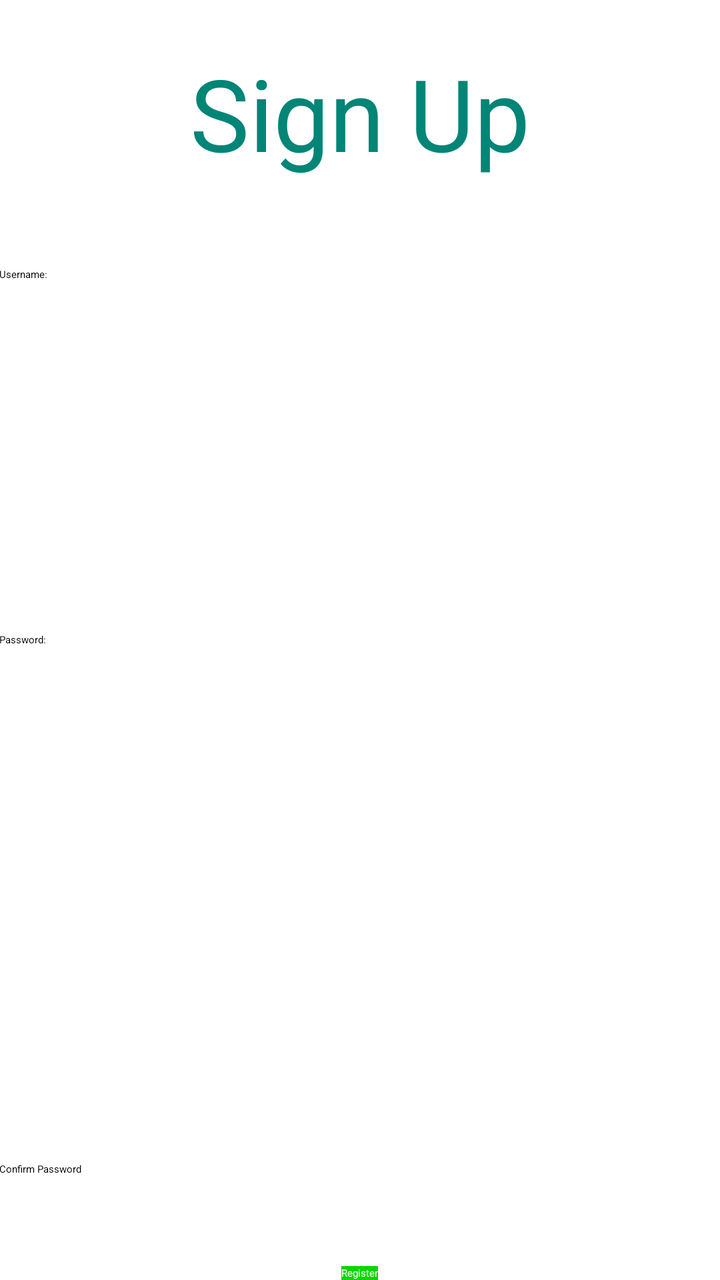
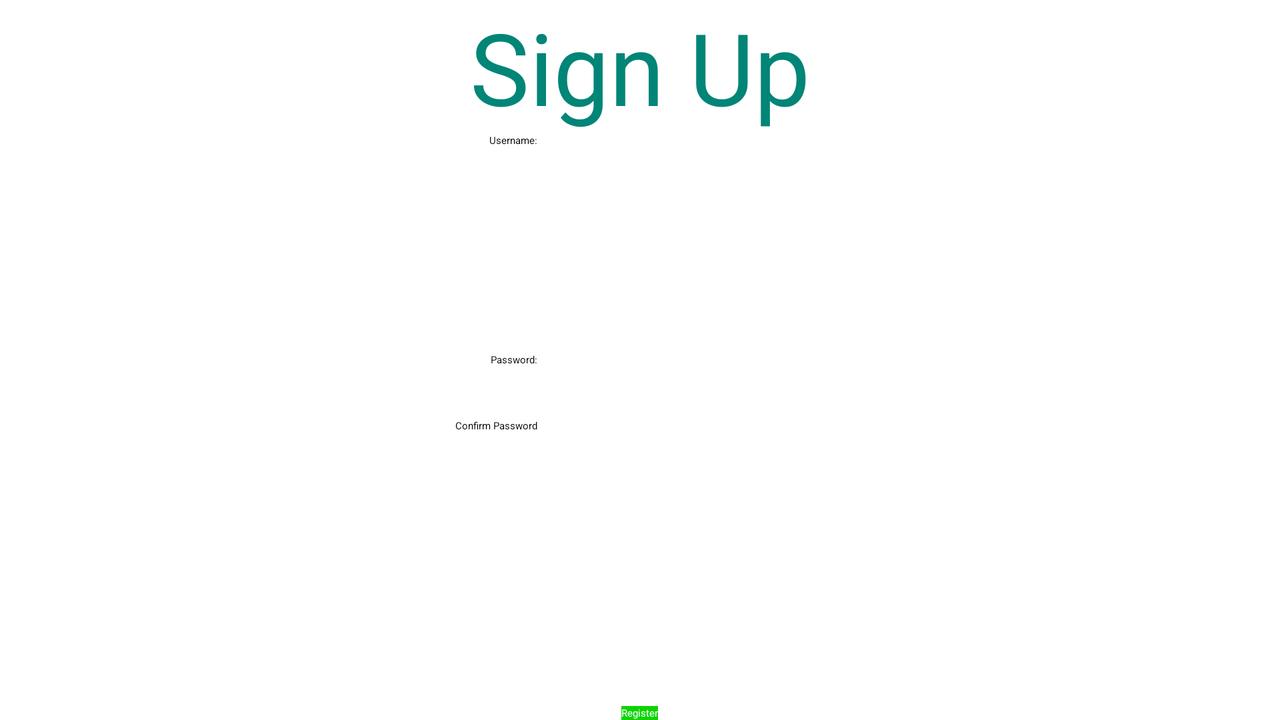

An Android layout and its configuration variant, each rendered on a device that would load it. The default file and the variant file are quoted in full after the pictures.
<!-- AndroidManifest.xml: application theme CustomActionBarTheme -->
<!-- res/layout/fragment_sign_up.xml -->
<RelativeLayout xmlns:android="http://schemas.android.com/apk/res/android"
    xmlns:tools="http://schemas.android.com/tools" android:layout_width="match_parent"
    android:layout_height="match_parent" android:paddingLeft="@dimen/activity_horizontal_margin"
    android:paddingRight="@dimen/activity_horizontal_margin"
    android:paddingTop="@dimen/activity_vertical_margin"
    android:paddingBottom="@dimen/activity_vertical_margin"
    tools:context="com.codeu.app.conscribo.SignUpActivityFragment">

    <EditText
        android:layout_width="wrap_content"
        android:layout_height="wrap_content"
        android:inputType="textNoSuggestions"
        android:ems="10"
        android:id="@+id/username_edit_text"
        android:layout_alignParentTop="true"
        android:layout_alignParentLeft="true"
        android:layout_alignParentStart="true"
        android:layout_marginTop="162dp"
        android:layout_alignParentRight="true"
        android:layout_alignParentEnd="true" />

    <EditText
        android:layout_width="wrap_content"
        android:layout_height="wrap_content"
        android:inputType="textPassword"
        android:ems="10"
        android:id="@+id/password_edit_text"
        android:autoText="false"
        android:contentDescription="Enter your password"
        android:layout_below="@+id/textView10"
        android:layout_alignParentLeft="true"
        android:layout_alignParentStart="true"
        android:layout_alignRight="@+id/username_edit_text"
        android:layout_alignEnd="@+id/username_edit_text" />

    <TextView
        android:layout_width="wrap_content"
        android:layout_height="wrap_content"
        android:textAppearance="?android:attr/textAppearanceLarge"
        android:text="Sign Up"
        android:id="@+id/textView3"
        android:layout_marginTop="23dp"
        android:gravity="center_horizontal"
        android:textSize="50dp"
        android:layout_alignParentTop="true"
        android:layout_alignParentLeft="true"
        android:layout_alignParentStart="true"
        android:textColor="@color/accent_material_light"
        android:layout_alignParentRight="true"
        android:layout_alignParentEnd="true" />

    <TextView
        android:layout_width="wrap_content"
        android:layout_height="wrap_content"
        android:textAppearance="?android:attr/textAppearanceMedium"
        android:text="Username:"
        android:id="@+id/textView9"
        android:layout_marginTop="44dp"
        android:layout_below="@+id/textView3"
        android:layout_alignParentLeft="true"
        android:layout_alignParentStart="true" />

    <TextView
        android:layout_width="wrap_content"
        android:layout_height="wrap_content"
        android:textAppearance="?android:attr/textAppearanceMedium"
        android:text="Password:"
        android:id="@+id/textView10"
        android:layout_centerVertical="true"
        android:layout_alignParentLeft="true"
        android:layout_alignParentStart="true" />

    <Button
        android:layout_width="wrap_content"
        android:layout_height="wrap_content"
        android:text="Register"
        android:id="@+id/register_button"
        android:textColor="#fffafbff"
        android:background="#ff0cd500"
        android:layout_alignParentBottom="true"
        android:layout_centerHorizontal="true" />

    <EditText
        android:layout_width="wrap_content"
        android:layout_height="wrap_content"
        android:inputType="textPassword"
        android:ems="10"
        android:id="@+id/password_again_edit_text"
        android:autoText="false"
        android:contentDescription="Enter your password"
        android:layout_above="@+id/register_button"
        android:layout_alignParentLeft="true"
        android:layout_alignParentStart="true"
        android:layout_marginBottom="38dp"
        android:layout_alignRight="@+id/password_edit_text"
        android:layout_alignEnd="@+id/password_edit_text" />

    <TextView
        android:layout_width="wrap_content"
        android:layout_height="wrap_content"
        android:textAppearance="?android:attr/textAppearanceMedium"
        android:text="Confirm Password"
        android:id="@+id/textView11"
        android:layout_above="@+id/password_again_edit_text"
        android:layout_alignParentLeft="true"
        android:layout_alignParentStart="true" />

</RelativeLayout>
<!-- resources referenced by this layout -->
<resources>

</resources>
<!-- res/layout-land/fragment_sign_up.xml (the repository's variant of the layout above) -->
<!-- drawn on the phone turned sideways -->
<RelativeLayout xmlns:android="http://schemas.android.com/apk/res/android"
    xmlns:tools="http://schemas.android.com/tools" android:layout_width="match_parent"
    android:layout_height="match_parent" android:paddingLeft="@dimen/activity_horizontal_margin"
    android:paddingRight="@dimen/activity_horizontal_margin"
    android:paddingTop="@dimen/activity_vertical_margin"
    android:paddingBottom="@dimen/activity_vertical_margin"
    tools:context="com.codeu.app.conscribo.SignUpActivityFragment"
    android:id="@+id/sign_up_landscape">

    <EditText
        android:layout_width="wrap_content"
        android:layout_height="wrap_content"
        android:inputType="textNoSuggestions"
        android:ems="10"
        android:id="@+id/username_edit_text"
        android:layout_below="@+id/textView3"
        android:layout_alignLeft="@+id/password_edit_text"
        android:layout_alignStart="@+id/password_edit_text" />

    <EditText
        android:layout_width="wrap_content"
        android:layout_height="wrap_content"
        android:inputType="textPassword"
        android:ems="10"
        android:id="@+id/password_edit_text"
        android:autoText="false"
        android:contentDescription="Enter your password"
        android:layout_marginLeft="27dp"
        android:layout_marginStart="27dp"
        android:layout_alignBottom="@+id/textView10"
        android:layout_alignLeft="@+id/register_button"
        android:layout_alignStart="@+id/register_button" />

    <TextView
        android:layout_width="wrap_content"
        android:layout_height="wrap_content"
        android:textAppearance="?android:attr/textAppearanceLarge"
        android:text="Sign Up"
        android:id="@+id/textView3"
        android:gravity="center_horizontal"
        android:textSize="50dp"
        android:textColor="@color/accent_material_light"
        android:layout_alignParentTop="true"
        android:layout_alignParentLeft="true"
        android:layout_alignParentStart="true"
        android:layout_alignParentRight="true"
        android:layout_alignParentEnd="true" />

    <TextView
        android:layout_width="wrap_content"
        android:layout_height="wrap_content"
        android:textAppearance="?android:attr/textAppearanceMedium"
        android:text="Username:"
        android:id="@+id/textView9"
        android:layout_marginRight="42dp"
        android:layout_marginEnd="42dp"
        android:layout_alignBottom="@+id/username_edit_text"
        android:layout_toLeftOf="@+id/register_button"
        android:layout_toStartOf="@+id/register_button" />

    <TextView
        android:layout_width="wrap_content"
        android:layout_height="wrap_content"
        android:textAppearance="?android:attr/textAppearanceMedium"
        android:text="Password:"
        android:id="@+id/textView10"
        android:layout_centerVertical="true"
        android:layout_alignRight="@+id/textView9"
        android:layout_alignEnd="@+id/textView9" />

    <Button
        android:layout_width="wrap_content"
        android:layout_height="wrap_content"
        android:text="Register"
        android:id="@+id/register_button"
        android:textColor="#fffafbff"
        android:background="#ff0cd500"
        android:layout_alignParentBottom="true"
        android:layout_centerHorizontal="true" />

    <TextView
        android:layout_width="wrap_content"
        android:layout_height="wrap_content"
        android:textAppearance="?android:attr/textAppearanceMedium"
        android:text="Confirm Password"
        android:id="@+id/textView11"
        android:layout_below="@+id/textView10"
        android:layout_alignRight="@+id/textView10"
        android:layout_alignEnd="@+id/textView10"
        android:layout_marginTop="26dp" />

    <EditText
        android:layout_width="wrap_content"
        android:layout_height="wrap_content"
        android:inputType="textPassword"
        android:ems="10"
        android:id="@+id/password_again_edit_text"
        android:layout_alignBottom="@+id/textView11"
        android:layout_alignLeft="@+id/password_edit_text"
        android:layout_alignStart="@+id/password_edit_text" />

</RelativeLayout>
